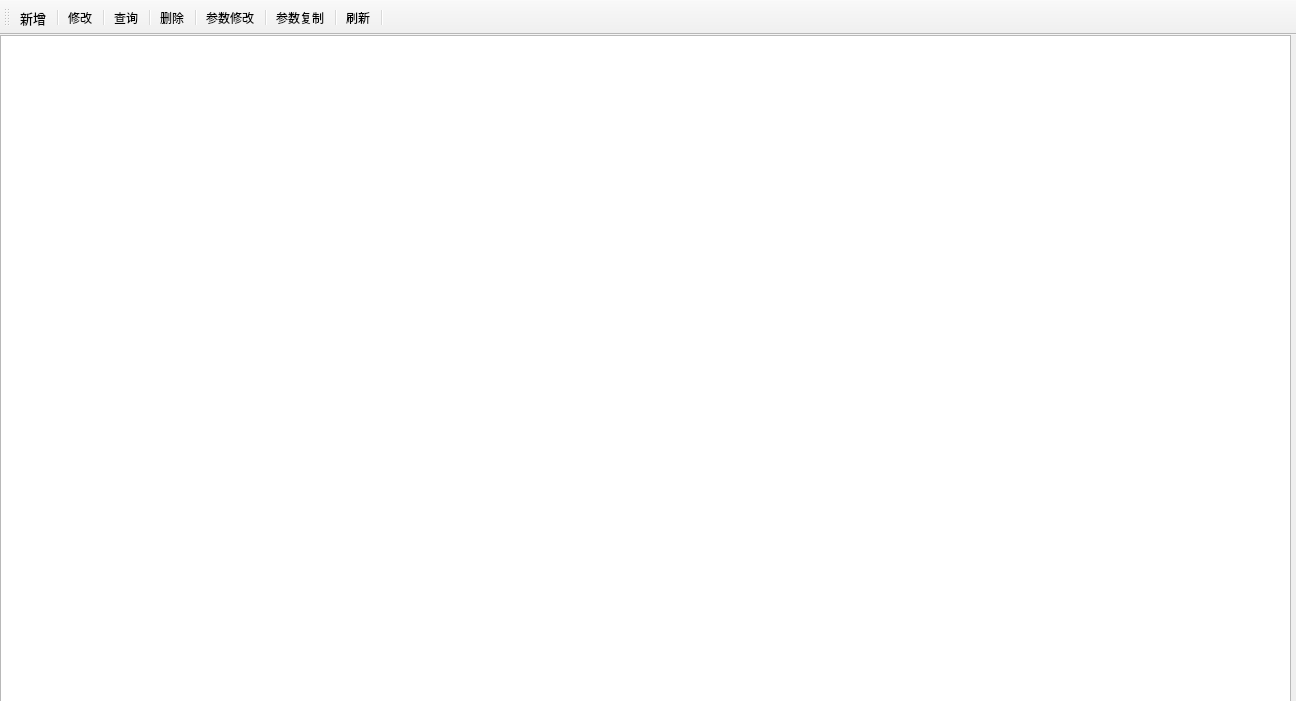
<?xml version="1.0" encoding="UTF-8"?>
<ui version="4.0">
 <class>promodel</class>
 <widget class="QMainWindow" name="promodel">
  <property name="geometry">
   <rect>
    <x>0</x>
    <y>0</y>
    <width>1296</width>
    <height>701</height>
   </rect>
  </property>
  <property name="windowTitle">
   <string>MainWindow</string>
  </property>
  <widget class="QWidget" name="centralwidget">
   <widget class="QTableView" name="tableView">
    <property name="geometry">
     <rect>
      <x>0</x>
      <y>0</y>
      <width>1291</width>
      <height>671</height>
     </rect>
    </property>
   </widget>
  </widget>
  <widget class="QToolBar" name="toolBar">
   <property name="font">
    <font>
     <family>Adobe Arabic</family>
     <pointsize>9</pointsize>
     <weight>50</weight>
     <bold>false</bold>
    </font>
   </property>
   <property name="windowTitle">
    <string>toolBar</string>
   </property>
   <property name="iconSize">
    <size>
     <width>20</width>
     <height>20</height>
    </size>
   </property>
   <property name="toolButtonStyle">
    <enum>Qt::ToolButtonTextBesideIcon</enum>
   </property>
   <attribute name="toolBarArea">
    <enum>TopToolBarArea</enum>
   </attribute>
   <attribute name="toolBarBreak">
    <bool>false</bool>
   </attribute>
   <addaction name="action"/>
   <addaction name="separator"/>
   <addaction name="action_4"/>
   <addaction name="separator"/>
   <addaction name="action_3"/>
   <addaction name="separator"/>
   <addaction name="action_2"/>
   <addaction name="separator"/>
   <addaction name="action_5"/>
   <addaction name="separator"/>
   <addaction name="action_6"/>
   <addaction name="separator"/>
   <addaction name="action_7"/>
   <addaction name="separator"/>
  </widget>
  <action name="action">
   <property name="icon">
    <iconset resource="resources.qrc">
     <normaloff>:/resourse/xinzeng.png</normaloff>:/resourse/xinzeng.png</iconset>
   </property>
   <property name="text">
    <string>新增</string>
   </property>
   <property name="font">
    <font>
     <family>Adobe Arabic</family>
     <pointsize>10</pointsize>
     <weight>50</weight>
     <bold>false</bold>
    </font>
   </property>
  </action>
  <action name="action_2">
   <property name="icon">
    <iconset resource="resources.qrc">
     <normaloff>:/resourse/shanchu.png</normaloff>:/resourse/shanchu.png</iconset>
   </property>
   <property name="text">
    <string>删除</string>
   </property>
  </action>
  <action name="action_3">
   <property name="icon">
    <iconset resource="resources.qrc">
     <normaloff>:/resourse/NMStubiao-.png</normaloff>:/resourse/NMStubiao-.png</iconset>
   </property>
   <property name="text">
    <string>查询</string>
   </property>
  </action>
  <action name="action_4">
   <property name="icon">
    <iconset resource="resources.qrc">
     <normaloff>:/resourse/xiugaiq.png</normaloff>:/resourse/xiugaiq.png</iconset>
   </property>
   <property name="text">
    <string>修改</string>
   </property>
  </action>
  <action name="action_5">
   <property name="icon">
    <iconset resource="resources.qrc">
     <normaloff>:/resourse/_canshu_xiugaicanshudingyi.png</normaloff>:/resourse/_canshu_xiugaicanshudingyi.png</iconset>
   </property>
   <property name="text">
    <string>参数修改</string>
   </property>
   <property name="toolTip">
    <string>参数修改</string>
   </property>
  </action>
  <action name="action_6">
   <property name="icon">
    <iconset resource="resources.qrc">
     <normaloff>:/resourse/fuzhi.png</normaloff>:/resourse/fuzhi.png</iconset>
   </property>
   <property name="text">
    <string>参数复制</string>
   </property>
  </action>
  <action name="action_7">
   <property name="icon">
    <iconset resource="resources.qrc">
     <normaloff>:/resourse/shuaxin.png</normaloff>:/resourse/shuaxin.png</iconset>
   </property>
   <property name="text">
    <string>刷新</string>
   </property>
  </action>
 </widget>
 <resources>
  <include location="resources.qrc"/>
 </resources>
 <connections/>
</ui>
